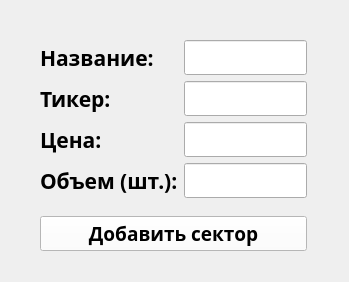
<?xml version="1.0" encoding="UTF-8"?>
<ui version="4.0">
 <class>MainWindow</class>
 <widget class="QMainWindow" name="MainWindow">
  <property name="geometry">
   <rect>
    <x>0</x>
    <y>0</y>
    <width>349</width>
    <height>282</height>
   </rect>
  </property>
  <property name="windowTitle">
   <string>MainWindow</string>
  </property>
  <widget class="QWidget" name="centralwidget">
   <widget class="QWidget" name="layoutWidget">
    <property name="geometry">
     <rect>
      <x>40</x>
      <y>40</y>
      <width>267</width>
      <height>211</height>
     </rect>
    </property>
    <layout class="QVBoxLayout" name="verticalLayout">
     <item>
      <layout class="QFormLayout" name="formLayout">
       <item row="0" column="0">
        <widget class="QLabel" name="label_10">
         <property name="font">
          <font>
           <family>Pobeda</family>
           <pointsize>16</pointsize>
           <weight>75</weight>
           <bold>true</bold>
          </font>
         </property>
         <property name="text">
          <string>Название:</string>
         </property>
        </widget>
       </item>
       <item row="0" column="1">
        <widget class="QLineEdit" name="lineEdit">
         <property name="font">
          <font>
           <family>Pobeda</family>
           <pointsize>14</pointsize>
           <weight>75</weight>
           <bold>true</bold>
          </font>
         </property>
        </widget>
       </item>
       <item row="1" column="0">
        <widget class="QLabel" name="label_11">
         <property name="font">
          <font>
           <family>Pobeda</family>
           <pointsize>16</pointsize>
           <weight>75</weight>
           <bold>true</bold>
          </font>
         </property>
         <property name="text">
          <string>Тикер:</string>
         </property>
        </widget>
       </item>
       <item row="1" column="1">
        <widget class="QLineEdit" name="lineEdit_3">
         <property name="font">
          <font>
           <family>Pobeda</family>
           <pointsize>14</pointsize>
           <weight>75</weight>
           <bold>true</bold>
          </font>
         </property>
        </widget>
       </item>
       <item row="2" column="0">
        <widget class="QLabel" name="label_12">
         <property name="font">
          <font>
           <family>Pobeda</family>
           <pointsize>16</pointsize>
           <weight>75</weight>
           <bold>true</bold>
          </font>
         </property>
         <property name="text">
          <string>Цена:</string>
         </property>
        </widget>
       </item>
       <item row="2" column="1">
        <widget class="QLineEdit" name="lineEdit_2">
         <property name="font">
          <font>
           <family>Pobeda</family>
           <pointsize>14</pointsize>
           <weight>75</weight>
           <bold>true</bold>
          </font>
         </property>
        </widget>
       </item>
       <item row="3" column="0">
        <widget class="QLabel" name="label_13">
         <property name="font">
          <font>
           <family>Pobeda</family>
           <pointsize>16</pointsize>
           <weight>75</weight>
           <bold>true</bold>
          </font>
         </property>
         <property name="text">
          <string>Объем (шт.):</string>
         </property>
        </widget>
       </item>
       <item row="3" column="1">
        <widget class="QLineEdit" name="lineEdit_4">
         <property name="font">
          <font>
           <family>Pobeda</family>
           <pointsize>14</pointsize>
           <weight>75</weight>
           <bold>true</bold>
          </font>
         </property>
        </widget>
       </item>
      </layout>
     </item>
     <item>
      <spacer name="verticalSpacer">
       <property name="orientation">
        <enum>Qt::Vertical</enum>
       </property>
       <property name="sizeHint" stdset="0">
        <size>
         <width>20</width>
         <height>40</height>
        </size>
       </property>
      </spacer>
     </item>
     <item>
      <widget class="QPushButton" name="pushButton">
       <property name="palette">
        <palette>
         <active>
          <colorrole role="Button">
           <brush brushstyle="SolidPattern">
            <color alpha="255">
             <red>255</red>
             <green>255</green>
             <blue>255</blue>
            </color>
           </brush>
          </colorrole>
          <colorrole role="Base">
           <brush brushstyle="SolidPattern">
            <color alpha="255">
             <red>255</red>
             <green>255</green>
             <blue>255</blue>
            </color>
           </brush>
          </colorrole>
          <colorrole role="Window">
           <brush brushstyle="SolidPattern">
            <color alpha="255">
             <red>255</red>
             <green>255</green>
             <blue>255</blue>
            </color>
           </brush>
          </colorrole>
         </active>
         <inactive>
          <colorrole role="Button">
           <brush brushstyle="SolidPattern">
            <color alpha="255">
             <red>255</red>
             <green>255</green>
             <blue>255</blue>
            </color>
           </brush>
          </colorrole>
          <colorrole role="Base">
           <brush brushstyle="SolidPattern">
            <color alpha="255">
             <red>255</red>
             <green>255</green>
             <blue>255</blue>
            </color>
           </brush>
          </colorrole>
          <colorrole role="Window">
           <brush brushstyle="SolidPattern">
            <color alpha="255">
             <red>255</red>
             <green>255</green>
             <blue>255</blue>
            </color>
           </brush>
          </colorrole>
         </inactive>
         <disabled>
          <colorrole role="Button">
           <brush brushstyle="SolidPattern">
            <color alpha="255">
             <red>255</red>
             <green>255</green>
             <blue>255</blue>
            </color>
           </brush>
          </colorrole>
          <colorrole role="Base">
           <brush brushstyle="SolidPattern">
            <color alpha="255">
             <red>255</red>
             <green>255</green>
             <blue>255</blue>
            </color>
           </brush>
          </colorrole>
          <colorrole role="Window">
           <brush brushstyle="SolidPattern">
            <color alpha="255">
             <red>255</red>
             <green>255</green>
             <blue>255</blue>
            </color>
           </brush>
          </colorrole>
         </disabled>
        </palette>
       </property>
       <property name="font">
        <font>
         <family>Pobeda</family>
         <pointsize>14</pointsize>
         <weight>75</weight>
         <bold>true</bold>
        </font>
       </property>
       <property name="styleSheet">
        <string notr="true">background-color: white</string>
       </property>
       <property name="text">
        <string>Добавить сектор</string>
       </property>
      </widget>
     </item>
    </layout>
   </widget>
  </widget>
 </widget>
 <resources/>
 <connections/>
</ui>
